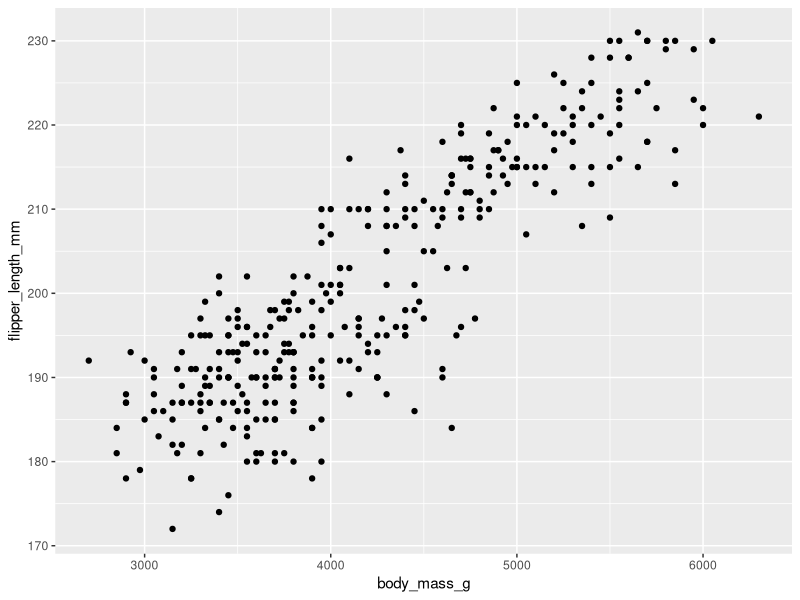
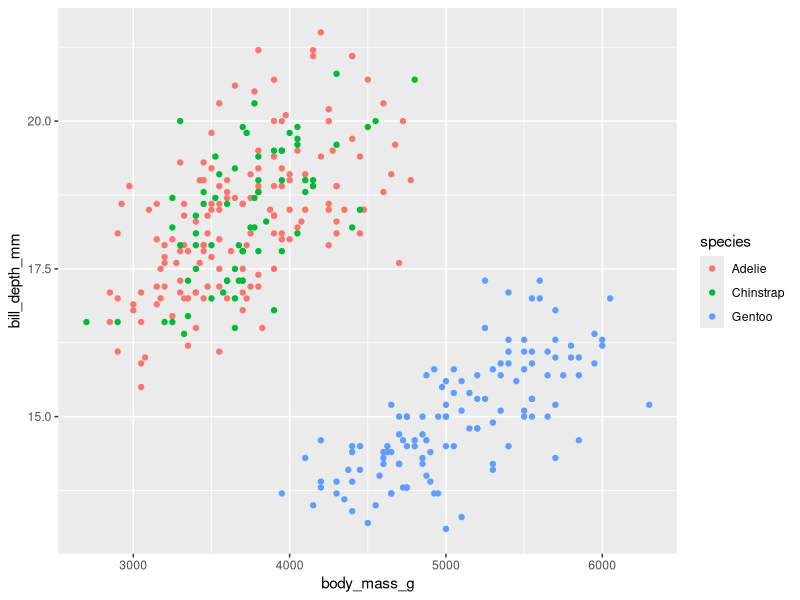
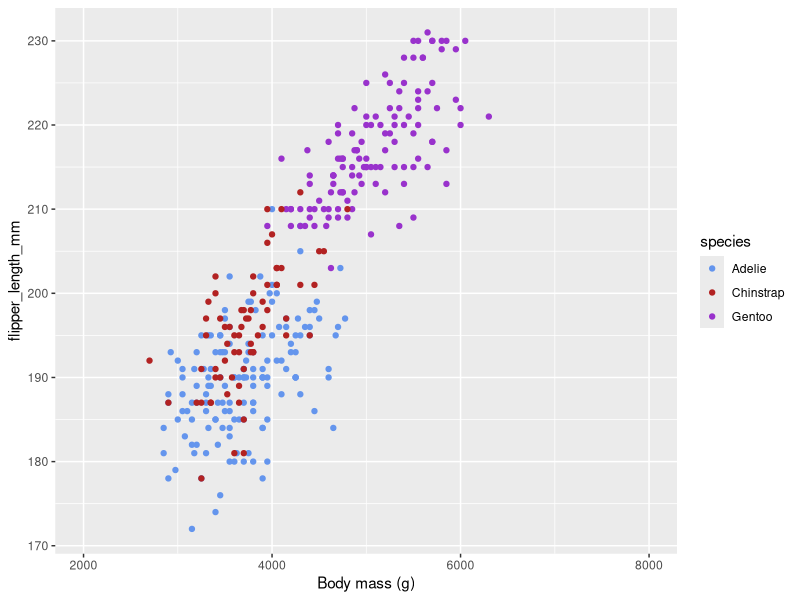
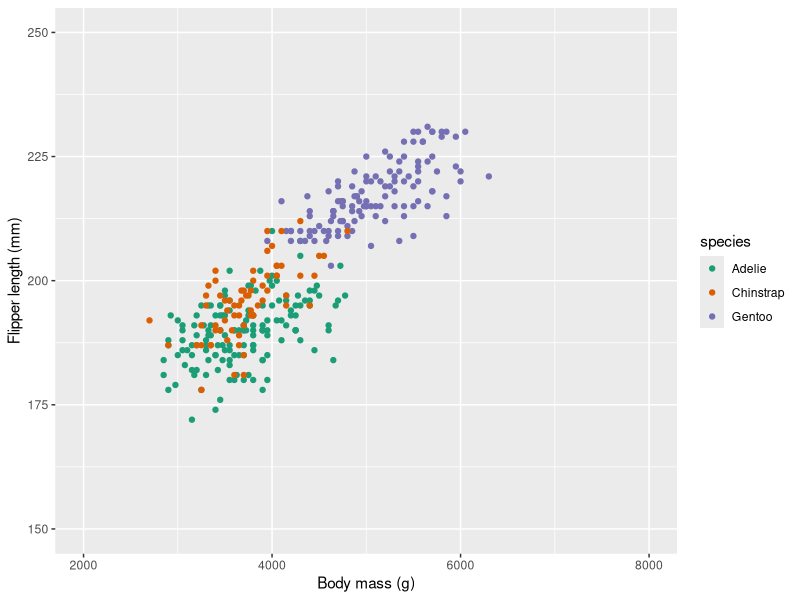

Reproduce these figures in R, in order.
## ---- chunk 1
library(palmerpenguins)
library(tidyverse)

traits_r2 <- function(trait1, trait2) {
  #browser()
  summary(lm(trait1 ~ trait2))$r.squared
}

penguins %>% 
  summarise(flipper_bill_r2 = traits_r2
            (flipper_length_mm, bill_length_mm))
## ---- chunk 2
# Pipeline 1
penguins %>% 
  group_by(species) %>% 
  summarize(flipper_bill_r2 = traits_r2(flipper_length_mm, bill_length_mm))

# Pipeline 2
penguins %>% 
  group_by(species, island) %>% 
  summarize(flipper_bill_r2 = traits_r2(flipper_length_mm, bill_length_mm),
            .groups = "drop")

# Pipeline 3
penguins %>% 
  group_by(species, island, sex) %>% 
  summarize(flipper_bill_r2 = traits_r2(flipper_length_mm, bill_length_mm),
            .groups = "drop")
## ---- chunk 3
library(palmerpenguins)
library(tidyverse)

ggplot(data = penguins, aes(x = body_mass_g, y = flipper_length_mm)) +
  geom_point()

head(penguins)
## ---- chunk 4
ggplot(data = penguins, aes(x = body_mass_g, y = bill_depth_mm, color = species)) +
  geom_point(aes(color = species))
## ---- chunk 5
ggplot(data = penguins) +
  # You can also define aesthetics directly inside the geometries
  geom_point(aes(x = body_mass_g, 
                 y = flipper_length_mm,
                 color = species)) +
  # x aesthetic, continuous scale
  scale_x_continuous(
    # change the axis name
    name = "Body mass (g)",
    # change the limits
    limits = c(2000, 8000)
  ) +
  # color aesthetic, manual scale
  scale_color_manual(
    # set the values for the colors
    values = c(Adelie = "cornflowerblue",
               Chinstrap = "firebrick",
               Gentoo = "darkorchid")
  )
## ---- chunk 6
#From the plot above...
ggplot(data = penguins) +
  # You can also define aesthetics directly inside the geometries
  geom_point(aes(x = body_mass_g, 
                 y = flipper_length_mm,
                 color = species)) +
  # x aesthetic, continuous scale
  scale_x_continuous(
    # change the axis name
    name = "Body mass (g)",
    # change the limits
    limits = c(2000, 8000)
  ) +
  # changing the y-axis
  scale_y_continuous(
    # change the axis name
    name = "Flipper length (mm)",
    # change the limits
    limits = c(150, 250)
  ) + 
  # color aesthetic, manual scale
  scale_color_brewer(palette = "Dark2")
